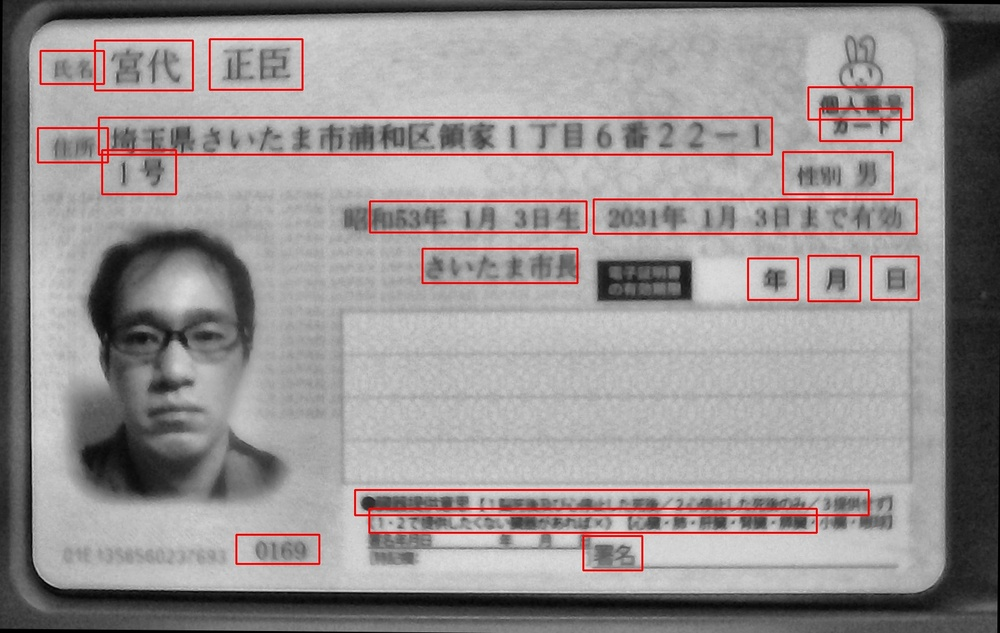
#> input picture debug/2021-5-18-11-30-42-.jpg, 1000 x 633 px, shrunk from 1542 x 976 before the run
$ python -i image.py   (imports and definitions only)
#> lines starting #> are read from the running program, lines starting #| are printed output that depends on the picture
import cv2
import numpy as np
import os

import time

# [17 lines left out: function max_iou, not called in this run]

def dilate(img, size=1, shape=cv2.MORPH_ELLIPSE, iterations=1):
  dilation = cv2.dilate(img, cv2.getStructuringElement(shape, (2*size+1, 2*size+1), (size, size)),
                        iterations=iterations)
  return dilation

def erode(img, size=1, shape=cv2.MORPH_ELLIPSE, iterations=1):
  erosion = cv2.erode(img, cv2.getStructuringElement(shape, (2*size+1, 2*size+1), (size, size)), iterations=iterations)
  return erosion

def dilate_erode(img, iterations=1, size=1):
  for _ in range(iterations):
    img = erode(dilate(img, size=size), size=size)
  return img

# [70 lines left out: functions sharpen, merge, group_lines, get_clahe, draw_boxes, not called in this run]

def save_chips(chips, out_folder):
  for idx, chip in enumerate(chips):
    cv2.imwrite(str(out_folder / f"{idx}.jpg"), chip[..., ::-1])

# [20 lines left out: functions box_crop, save_scope, read_scope, not called in this run]

>>> import cv2
>>> picture = cv2.imread('../../debug/2021-5-18-11-30-42-.jpg')
#> picture is the input picture: shape (633, 1000, 3); mean B, G, R 145.7, 145.8, 151.9
>>> result = dilate_erode(picture)
#> the loop in dilate_erode, `for _ in range(iterations):` made 1 pass
#> pass 1, in dilate, `dilation = cv2.dilate(img, cv2.getStructuringElement(shape, (2*size+1,..`:
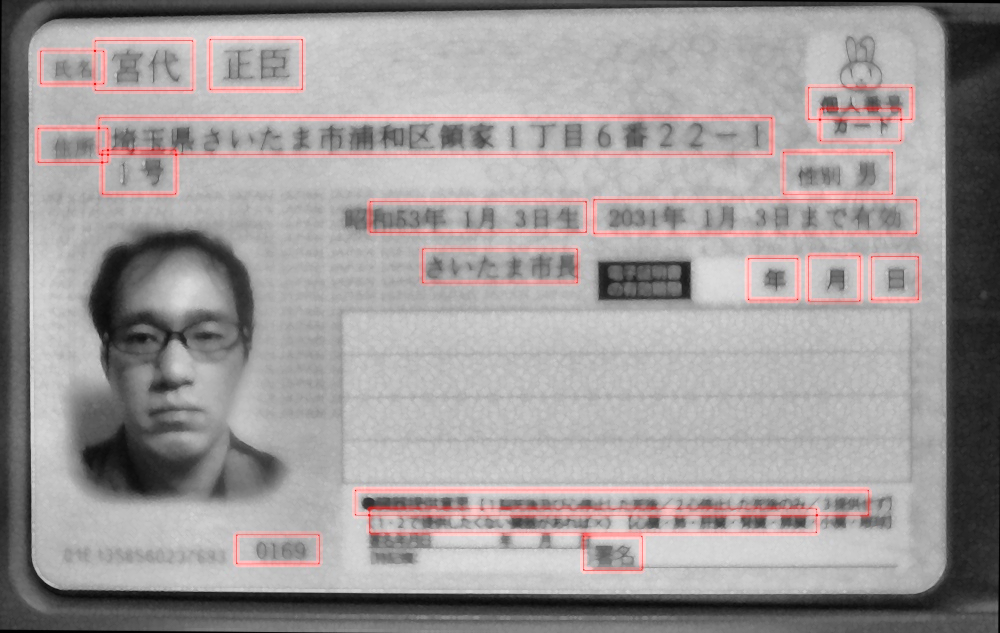
#> dilation: shape (633, 1000, 3); mean B, G, R 154, 154, 159.2
#> pass 1, in erode, `erosion = cv2.erode(img, cv2.getStructuringElement(shape, (2*size+1, 2..`:
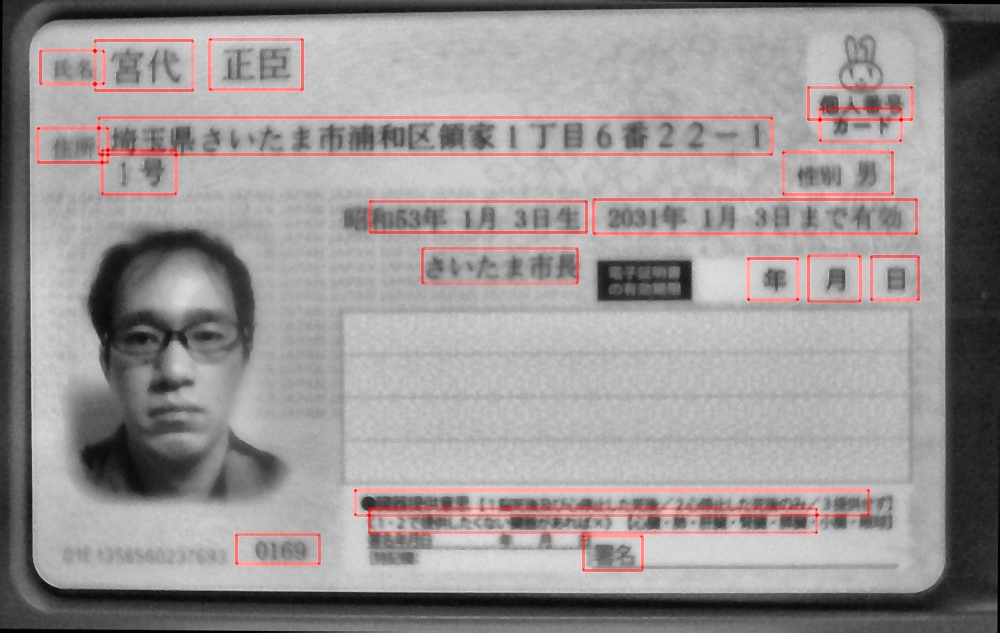
#> erosion: shape (633, 1000, 3); mean B, G, R 148.8, 148.8, 154

$ run again, on debug/2021-5-18-11-31-22-.jpg
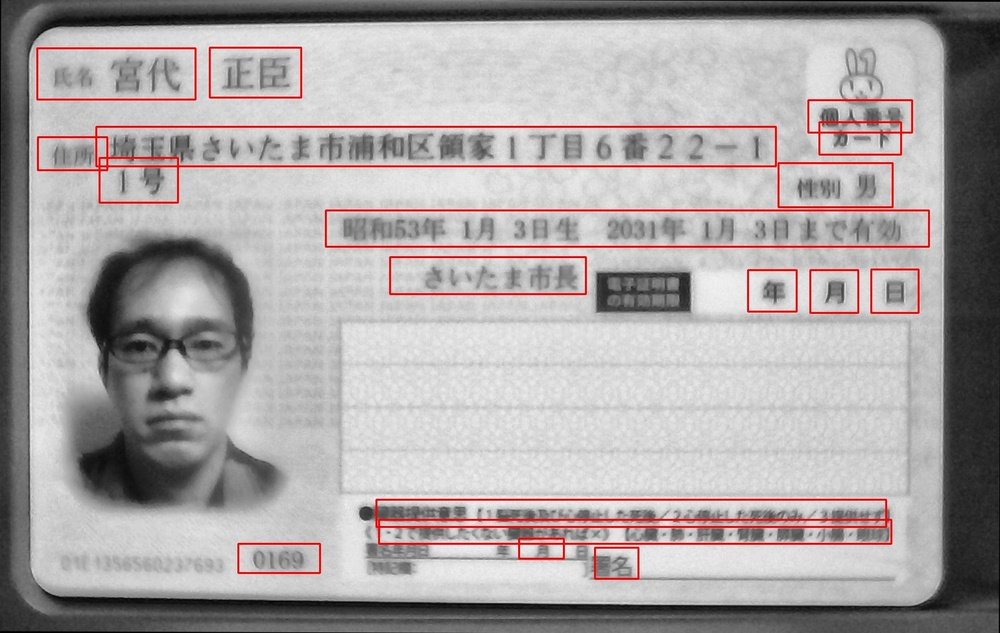
#> input picture debug/2021-5-18-11-31-22-.jpg, 1000 x 633 px, shrunk from 1542 x 976 before the run
#> picture is the input picture: shape (633, 1000, 3); mean B, G, R 165.5, 165.5, 171.6
#> the loop in dilate_erode, `for _ in range(iterations):` made 1 pass
#> pass 1, in dilate, `dilation = cv2.dilate(img, cv2.getStructuringElement(shape, (2*size+1,..`:
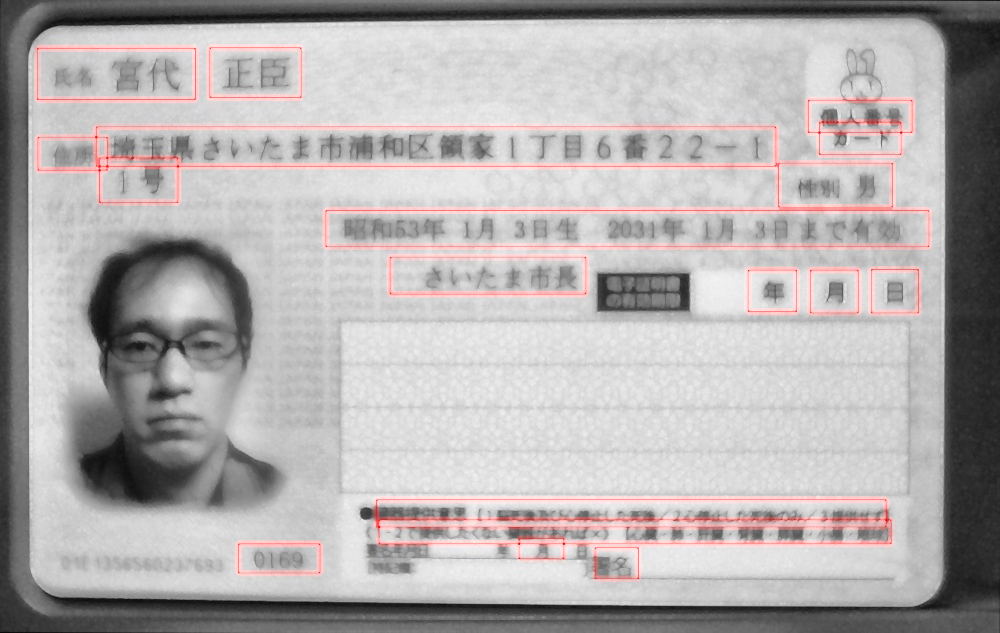
#> dilation: shape (633, 1000, 3); mean B, G, R 174.6, 174.6, 179.5
#> pass 1, in erode, `erosion = cv2.erode(img, cv2.getStructuringElement(shape, (2*size+1, 2..`:
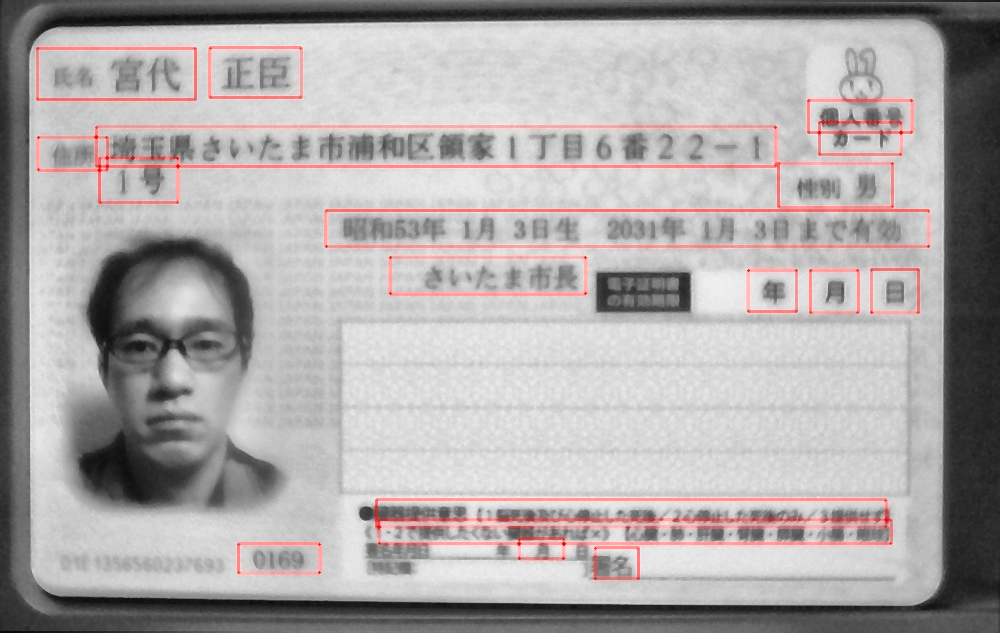
#> erosion: shape (633, 1000, 3); mean B, G, R 169, 169, 174.3
